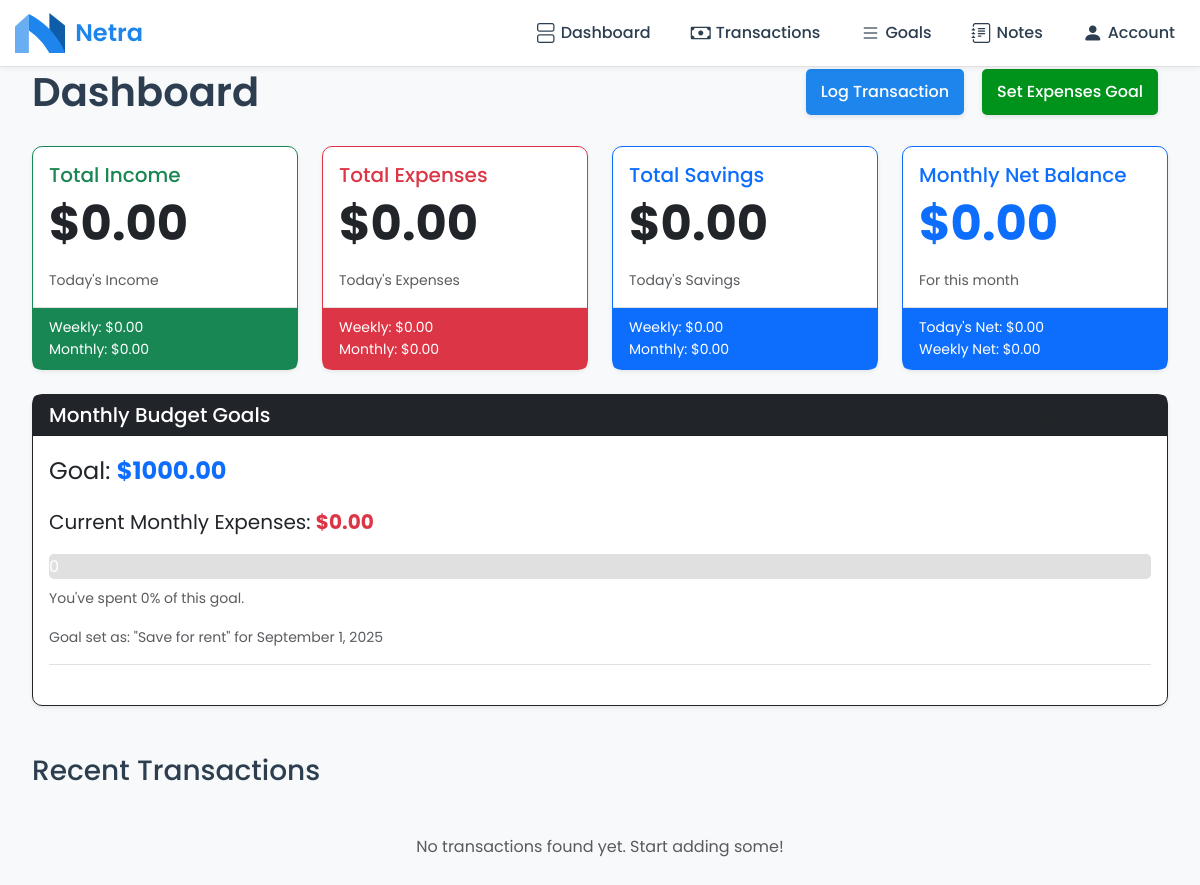
The app's page /netra/dashboard/ (signed in) with its own data.
### core/models.py (models this page shows, shortened)
class BudgetGoal(models.Model):
    title = models.CharField(max_length=50, null=True, blank=True)
    value = models.FloatField(null=False,  blank=False)
    created_at = models.DateTimeField(auto_now_add=True)
    date = models.DateField()
    user = models.ForeignKey(User, on_delete=models.CASCADE, null=True)

### core/views.py (the view)
# urls.py: path('netra/dashboard/', views.dashboard, name='dashboard'),
@login_required
def dashboard(request):
    user = request.user
    today = timezone.localdate()
    day_start_date = today
    day_end_date = today
    week_start_date = today - datetime.timedelta(days=6)
    week_end_date = today
    month_start_date = today.replace(day=1)
    if today.month == 12:
        month_end_date = today.replace(year=today.year + 1, month=1, day=1) - datetime.timedelta(days=1)
    else:
        month_end_date = today.replace(month=today.month + 1, day=1) - datetime.timedelta(days=1)
    summary_today = get_user_financial_summary(user, start_date=day_start_date, end_date=day_end_date)
    summary_week = get_user_financial_summary(user, start_date=week_start_date, end_date=week_end_date)
    summary_month = get_user_financial_summary(user, start_date=month_start_date, end_date=month_end_date)
    goals = models.BudgetGoal.objects.filter(
        date__year=today.year,
        date__month=today.month
    ).order_by('-date')
    for goal in goals:
        if goal.value and goal.value > 0:
            total_expenses = summary_month['total_expenses']
            goal_value = goal.value
            if not isinstance(total_expenses, Decimal):
                total_expenses = Decimal(str(total_expenses))
            if not isinstance(goal_value, Decimal):
                goal_value = Decimal(str(goal_value))
            progress = (total_expenses / goal_value) * Decimal('100')
            goal.progress_to_goal = min(max(progress, Decimal('0')), Decimal('100'))
        else:
            goal.progress_to_goal = None
    context = {
        'transactions': models.Transaction.objects.filter(user=user).order_by('-date_time'),
        'summary_today': summary_today,
        'summary_week': summary_week,
        'summary_month': summary_month,
        'goals': goals,
        'month_start_date': month_start_date,
    }
    return render(request, 'app/dashboard.html', context)

### core/templates/app/dashboard.html (shortened to what this page needs)
{% load static %}
{% include "components/navbar.html" %}
{% load widget_tweaks %}
<!DOCTYPE html>
<html lang="en">
<head>
    <link
        href="https://cdn.jsdelivr.net/npm/bootstrap@5.3.2/dist/css/bootstrap.min.css"
        rel="stylesheet"
    />
    <link
        rel="stylesheet"
        href="https://cdn.jsdelivr.net/npm/bootstrap-icons@1.11.1/font/bootstrap-icons.min.css"
    />
    <link rel="stylesheet" href="{% static 'styles/dashboard.css' %}">
</head>
<body>
    <div class="container pt-5">
        <div class="mb-25">
            <h1>Dashboard</h1>
            <div class="d-flex gap-2 flex-wrap">
                <a href="{% url 'log_transaction' %}" class="button-prim">Log Transaction</a>
                <a href="{% url 'set_goal' %}" class="button-grn">Set Expenses Goal</a>
            </div>
        </div>
        <div class="row g-4 mb-5">
            <div class="col-md-6 col-lg-3">
                <div class="card h-100 border-success shadow-sm">
                    <div class="card-body">
                        <h5 class="card-title text-success">Total Income</h5>
                        <p class="card-text display-5 fw-bold">${{ summary_today.total_income|floatformat:2 }}</p>
                        <small class="text-muted">Today's Income</small>
                    </div>
                    <div class="card-footer bg-success text-white">
                        <small>Weekly: ${{ summary_week.total_income|floatformat:2 }}</small><br />
                        <small>Monthly: ${{ summary_month.total_income|floatformat:2 }}</small>
                    </div>
                </div>
            </div>
            <div class="col-md-6 col-lg-3">
                <div class="card h-100 border-danger shadow-sm">
                    <div class="card-body">
                        <h5 class="card-title text-danger">Total Expenses</h5>
                        <p class="card-text display-5 fw-bold">${{ summary_today.total_expenses|floatformat:2 }}</p>
                        <small class="text-muted">Today's Expenses</small>
                    </div>
                    <div class="card-footer bg-danger text-white">
                        <small>Weekly: ${{ summary_week.total_expenses|floatformat:2 }}</small><br />
                        <small>Monthly: ${{ summary_month.total_expenses|floatformat:2 }}</small>
                    </div>
                </div>
            </div>
            <div class="col-md-6 col-lg-3">
                <div class="card h-100 border-primary shadow-sm">
                    <div class="card-body">
                        <h5 class="card-title text-primary">Total Savings</h5>
                        <p class="card-text display-5 fw-bold">${{ summary_today.total_savings|floatformat:2 }}</p>
                        <small class="text-muted">Today's Savings</small>
                    </div>
                    <div class="card-footer bg-primary text-white">
                        <small>Weekly: ${{ summary_week.total_savings|floatformat:2 }}</small><br />
                        <small>Monthly: ${{ summary_month.total_savings|floatformat:2 }}</small>
                    </div>
                </div>
            </div>
            <div class="col-md-6 col-lg-3">
                <div
                    class="card h-100 {% if summary_month.net_balance >= 0 %}border-primary{% else %}border-warning{% endif %} shadow-sm"
                >
                    <div class="card-body">
                        <h5 class="card-title text-primary">Monthly Net Balance</h5>
                        <p
                            class="card-text display-5 fw-bold
                            {% if summary_month.net_balance >= 0 %}text-primary{% else %}text-warning{% endif %}"
                        >
                            ${{ summary_month.net_balance|floatformat:2 }}
                        </p>
                        <small class="text-muted">For this month</small>
                    </div>
                    <div class="card-footer {% if summary_month.net_balance >= 0 %}bg-primary{% else %}bg-warning{% endif %} text-white">
                        <small>Today's Net: ${{ summary_today.net_balance|floatformat:2 }}</small><br />
                        <small>Weekly Net: ${{ summary_week.net_balance|floatformat:2 }}</small>
                    </div>
                </div>
            </div>
            <div class="col-12 mt-4">
                <div class="card border-dark shadow-sm">
                    <div class="card-header bg-dark text-white d-flex justify-content-between align-items-center">
                        <h5 class="mb-0">Monthly Budget Goals</h5>
                        <small class="text-muted">Goals for {{ month_start_date|date:"F Y" }}</small>
                    </div>
                    <div class="card-body">
                        {% if goals %}
                            {% for budget_goal in goals %}
                                <div class="mb-4 pb-3 border-bottom">
                                    <p class="card-text fs-4">
                                        Goal:
                                        <strong class="text-primary">${{ budget_goal.value|floatformat:2 }}</strong>
                                    </p>
                                    <p class="card-text fs-5">
                                        Current Monthly Expenses:
                                        <strong class="text-danger">${{ summary_month.total_expenses|floatformat:2 }}</strong>
                                    </p>
                                    {% if budget_goal.progress_to_goal is not None %}
                                        <div class="progress-container">
                                            <div
                                                class="progress-bar-design
                                                {% if budget_goal.progress_to_goal < 75 %}progress-success
                                                {% elif budget_goal.progress_to_goal < 100 %}progress-warning
                                                {% else %}progress-danger{% endif %}"
                                                role="progressbar"
                                                data-progress="{{ budget_goal.progress_to_goal|floatformat:0 }}"
                                                aria-valuemin="0"
                                                aria-valuemax="100"
                                            >
                                                {{ budget_goal.progress_to_goal|floatformat:0 }}%
                                            </div>
                                        </div>
                                        <small class="text-muted mt-2 d-block">
                                            {% if budget_goal.progress_to_goal < 100 %}
                                                You've spent {{ budget_goal.progress_to_goal|floatformat:0 }}% of this goal.
                                            {% else %}
                                                You have exceeded this budget goal!
                                            {% endif %}
                                        </small>
                                    {% else %}
                                        <p class="text-muted">Progress calculation not available (goal value is zero).</p>
                                    {% endif %}
                                    <small class="text-muted mt-3 d-block">
                                        Goal set as: "{{ budget_goal.title }}" for {{ budget_goal.date|date:"F j, Y" }}
                                    </small>
                                </div>
                            {% endfor %}
                        {% else %}
                            <p class="card-text text-muted">No budget goals set for this month.</p>
                            <a href="{% url 'set_goal' %}" class="btn btn-sm btn-outline-dark mt-2">Set a Monthly Goal</a>
                        {% endif %}
                    </div>
                </div>
            </div>
        </div>
        <h3 class="mb-3">Recent Transactions</h3>
        {% if not transactions %}
            <p class="text-center text-muted">No transactions found yet. Start adding some!</p>
        {% endif %}
    </div>
</body>
</html>

### core/templates/components/navbar.html
{% load static %}
<link rel="stylesheet" href="{% static 'styles/navbar.css' %}">
<nav>
    <a href="{% url 'dashboard' %}" class="logo-link">
        <img src="{% static 'logos/netra.svg' %}">
        Netra
    </a>
    <div class="nav-wrapper">
        <a href="{% url 'dashboard' %}">
            <i class="bi bi-view-stacked"></i>
            <span>Dashboard</span>
        </a>
        <a href="{% url 'transactions' %}">
            <i class="bi bi-cash"></i>
            <span>Transactions</span>
        </a>
        <a href="{% url 'goals' %}">
            <i class="bi bi-list"></i>
            <span>Goals</span>
        </a>
        <a href="{% url 'notes' %}">
            <i class="bi bi-journal-text"></i>
            <span>Notes</span>
        </a>
        <a href="{% url 'account' %}">
            <i class="bi bi-person-fill"></i>
            <span>Account</span>
        </a>
    </div>
</nav>

### static/styles/navbar.css (style rules this page uses)
:root { --blue-primary: #1D85EB; --green-success: #00931B; --red-danger: #C41313; --warning-color: #FFC107; --info-color: #0dcaf0; --dark-text: #2c3e50; --light-text: #ecf0f1; --muted-text: #7f8c8d; --border-color: #e0e0e0; --bg-light: #f8f9fa; --bg-card: #ffffff; --spacing-xs: 5px; --spacing-sm: 10px; --spacing-md: 15px; --spacing-lg: 20px; --spacing-xl: 30px; --spacing-xxl: 40px; --spacing-xxxl: 50px; }
body { padding-top: var(--spacing-xxxl); }
nav { position: fixed; top: 0; left: 0; width: 100%; z-index: 1000; background-color: var(--bg-card); border-bottom: 1px solid var(--border-color); padding: var(--spacing-sm) var(--spacing-md); display: flex; justify-content: space-between; align-items: center; box-shadow: 0 2px 5px rgba(0, 0, 0, 0.05); }
.logo-link { display: flex; align-items: center; gap: var(--spacing-sm); text-decoration: none; font-size: 1.5rem; font-weight: 600; color: var(--blue-primary); user-select: none; }
.logo-link img { height: var(--spacing-xxl); width: auto; }
.nav-wrapper { display: flex; align-items: center; gap: var(--spacing-lg); }
.nav-wrapper a { display: flex; align-items: center; gap: var(--spacing-xs); text-decoration: none; color: var(--dark-text); font-weight: 500; padding: var(--spacing-sm); border-radius: var(--spacing-xs); transition: all 0.2s ease-in-out; }
.nav-wrapper a i { font-size: 1.25rem; transition: font-size 0.2s ease-in-out; }

### static/styles/dashboard.css (style rules this page uses)
:root { --blue-primary: #1D85EB; --green-success: #00931B; --red-danger: #C41313; --warning-color: #FFC107; --info-color: #0dcaf0; --dark-text: #2c3e50; --light-text: #ecf0f1; --muted-text: #7f8c8d; --border-color: #e0e0e0; --bg-light: #f8f9fa; --bg-card: #ffffff; --spacing-xs: 5px; --spacing-sm: 10px; --spacing-md: 15px; --spacing-lg: 20px; --spacing-xl: 30px; --spacing-xxl: 40px; --spacing-xxxl: 50px; }
body { font-family: 'Poppins', sans-serif; background-color: var(--bg-light); color: var(--dark-text); line-height: 1.6; padding: var(--spacing-lg); }
.container.pt-5 { padding-top: var(--spacing-xxxl); max-width: 1200px; }
.mb-25 { margin-bottom: var(--spacing-xl); display: flex; justify-content: space-between; align-items: center; flex-wrap: wrap; gap: var(--spacing-sm); }
.mb-25 h1 { margin-bottom: 0; font-weight: 600; color: var(--dark-text); }
.text-primary { color: var(--blue-primary); }
.text-success { color: var(--green-success); }
.text-danger { color: var(--red-danger); }
.text-muted { color: var(--muted-text); }
.text-white { color: #fff; }
.bg-primary { background-color: var(--blue-primary); }
.bg-success { background-color: var(--green-success); }
.bg-danger { background-color: var(--red-danger); }
.bg-dark { background-color: var(--dark-text); }
.border-primary { border-color: var(--blue-primary); }
.border-success { border-color: var(--green-success); }
.border-danger { border-color: var(--red-danger); }
.border-dark { border-color: var(--dark-text); }
.button-prim, .button-grn { display: inline-block; padding: var(--spacing-sm) var(--spacing-md); font-size: 1rem; font-weight: 500; text-align: center; text-decoration: none; border-radius: var(--spacing-xs); transition: all 0.2s ease-in-out; cursor: pointer; border: none; margin-right: var(--spacing-sm); box-shadow: 0 2px 5px rgba(0,0,0,0.1); }
.button-prim { background-color: var(--blue-primary); color: white; }
.button-grn { background-color: var(--green-success); color: white; }
.text-center.text-muted { margin-top: var(--spacing-xl); }
.card { border-radius: var(--spacing-sm); box-shadow: 0 2px 8px rgba(0, 0, 0, 0.05); background-color: var(--bg-card); border: 1px solid var(--border-color); }
.card-footer { border-top: 1px solid var(--border-color); }
.card-footer.bg-primary, .card-footer.bg-info { background-color: var(--blue-primary); color: var(--light-text); }
.card-footer.bg-success { background-color: var(--green-success); color: var(--light-text); }
.card-footer.bg-danger { background-color: var(--red-danger); color: var(--light-text); }
.card-header.bg-dark { background-color: var(--dark-text); color: var(--light-text); }
.card-header .text-muted { color: var(--light-text); opacity: 0.7; }
.progress-container { height: 25px; background-color: var(--border-color); border-radius: var(--spacing-xs); overflow: hidden; }
.progress-bar-design { height: 100%; line-height: 25px; text-align: center; color: white; transition: width .6s ease; }
.progress-bar-design.progress-success { background-color: var(--green-success); }

### records on screen
BudgetGoal: value "1000.00", total_expenses "0.00", progress_to_goal "0", title "Save for rent", date "September 1, 2025"

### other values on screen
{{ summary_today.total_income|floatformat:2 }} "0.00"
{{ summary_week.total_income|floatformat:2 }} "0.00"
{{ summary_month.total_income|floatformat:2 }} "0.00"
{{ summary_today.total_expenses|floatformat:2 }} "0.00"
{{ summary_week.total_expenses|floatformat:2 }} "0.00"
{{ summary_month.total_expenses|floatformat:2 }} "0.00"
{{ summary_today.total_savings|floatformat:2 }} "0.00"
{{ summary_week.total_savings|floatformat:2 }} "0.00"
{{ summary_month.total_savings|floatformat:2 }} "0.00"
{{ summary_month.net_balance|floatformat:2 }} "0.00"
{{ summary_today.net_balance|floatformat:2 }} "0.00"
{{ summary_week.net_balance|floatformat:2 }} "0.00"
